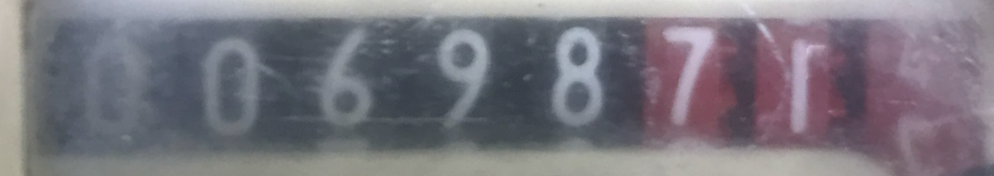
#> input picture image.png, 994 x 176 px
$ python -i main.py   (imports and definitions only)
#> lines starting #> are read from the running program, lines starting #| are printed output that depends on the picture
from tkinter import *
from tkinter import filedialog
from PIL import ImageTk, Image
import cv2
import pytesseract

# path for macos
pytesseract.pytesseract.tesseract_cmd = '/usr/local/Cellar/tesseract/4.1.1/bin/tesseract'


# [2 lines not run here, left out]

# [1 line that did not run here, left out]
# [1 line that did not run here, left out]
# [1 line that did not run here, left out]
# [1 line not run here, left out]

# Function to extract text from image
def extract(path):
#> called with path = 'image.png'
    Actual_image = cv2.imread(path)
#> Actual_image is the input picture: shape (176, 994, 3); mean B, G, R 125.9, 117.8, 121
    Sample_img = cv2.resize(Actual_image,(400,350))
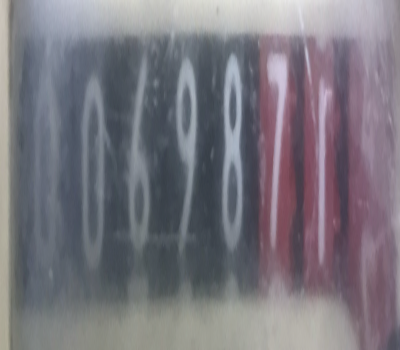
#> Sample_img: shape (350, 400, 3); mean B, G, R 125.8, 117.7, 120.9
    Image_ht,Image_wd,Image_thickness = Sample_img.shape
#> Image_ht = 350; Image_wd = 400; Image_thickness = 3
    Sample_img = cv2.cvtColor(Sample_img,cv2.COLOR_BGR2RGB)
#> (the run stopped early here; a loop or call above may not have finished)
